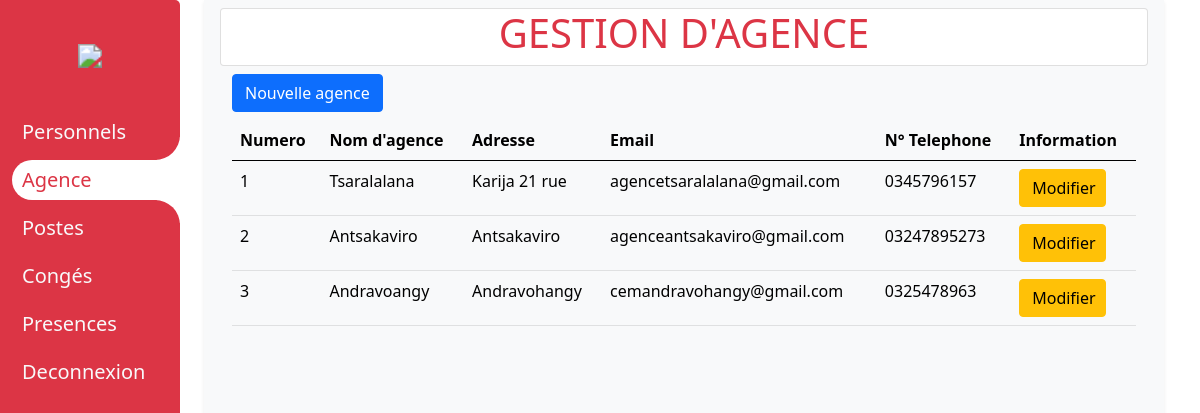
The page /agence/ (signed in) on the database its author committed.
### agence/models.py (models this page shows)
class Agence(models.Model):
    nom= models.CharField( max_length=120, null=False)
    adresse=models.CharField( max_length=120, null=False)
    email=models.CharField( max_length=120)
    tel=models.CharField(max_length=15)

### agence/views.py (the view, shortened to what this page needs)
# urls.py: path("agence/", agence, name="agence" ),
@login_required
def agence(request):
    data=Agence.objects.all()
    if request.POST.get("btnAction")=="ajouter":
        Agence.objects.create(nom=request.POST.get('nom')
                                , adresse=request.POST.get('adresse')
                                , email=request.POST.get('email')
                                , tel=request.POST.get('tel'))
        return redirect('agence')
    return render(request, 'agence/index.html', {"data":data})

### agence/templates/agence/index.html (shortened to what this page needs)
{% extends 'base.html' %} {% load static %}  {% block content %}
<div class="container bg-light shadow-sm px-3">
  <div class="card mt-2">
    <p class="h1 text-uppercase text-center text-danger">gestion d'agence</p>
  </div>
  <div class="container-fluid mt-2 d-flex justify-content-between">
    <button
      class="btn btn-primary"
      data-bs-toggle="modal"
      data-bs-target="#addModal"
    >
      Nouvelle agence
    </button>
  </div>
  <div class="container-fluid mt-2">
    <table class="table table-light table-borderer">
      <thead>
        <tr>
          <th>Numero</th>
          <th>Nom d'agence</th>
          <th>Adresse</th>
          <th>Email</th>
          <th>N° Telephone</th>
          <th>Information</th>
        </tr>
      </thead>
      <tbody id="myTable">
        {% for i in data %}
        <tr>
          <td>{{i.pk}}</td>
          <td>{{i.nom}}</td>
          <td>{{i.adresse}}</td>
          <td>{{i.email}}</td>
          <td>{{i.tel}}</td>
          <td>
            <button
              data-bs-toggle="modal"
              data-bs-target="#modModal{{i.pk}}"
              class="btn btn-warning w-80"
              style="width: 80%"
            >
              Modifier
            </button>
          </td>
        </tr>
        {% endfor %}
      </tbody>
    </table>
  </div>
</div>
{% endblock %}

### static/css/personnel.css (style rules this page uses)
.container { position: absolute !important; left: 17vw; height: 100vh !important; width: 80vw; }

### static/css/camera.css (style rules this page uses)
body { margin: 0; padding: 0%; width: 100%; height: 100%; }

### rows shown on the page
Agence: pk "1", nom "Tsaralalana", adresse "Karija 21 rue", email "agencetsaralalana@gmail.com", tel "0345796157"
Agence: pk "2", nom "Antsakaviro", adresse "Antsakaviro", email "agenceantsakaviro@gmail.com", tel "03247895273"
Agence: pk "3", nom "Andravoangy", adresse "Andravohangy", email "cemandravohangy@gmail.com", tel "0325478963"
